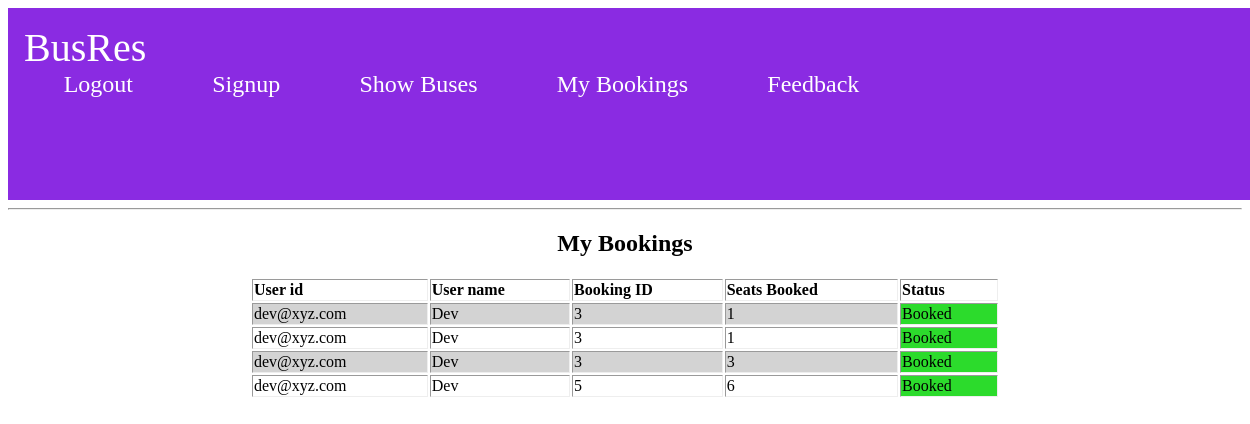
Page /userBookings/ on the committed database.
### busres/models.py (models this page shows)
class UserBookings(models.Model):
    STATUS_CHOICES = (('Booked', 'booked'),
                      ('Cancled', 'cancled'))
    userid = models.CharField(max_length=30)
    user_name = models.CharField(max_length=30)
    booking_id = models.ForeignKey( Booking, on_delete=models.CASCADE )
    req_seats = models.IntegerField(default =1)
    status = models.CharField(max_length=10, choices=STATUS_CHOICES )

### busres/views.py (the view)
# urls.py: path('userBookings/', userBookings, name="userBookings"),
def userBookings(request):
    curruser = CurrentUser.objects.all()
    if curruser.exists():
        userid = curruser[0].userid
        user_name = curruser[0].user_name
        print('---------',userid,'---------')
        data = UserBookings.objects.filter(userid=userid)
        booking_data=''
        return render(request,"userBookings.html", {'data': data, 'booking_data': booking_data})

### templates/userBookings.html
{% extends "base.html" %}
{% block start %}
<h2>My Bookings </h2>
            {% if data %}
                    <table border="1">
        <thead>
            <tr>
                <td> User id </td>
                <td> User name </td>
                <td> Booking ID </td>
                <td> Seats Booked </td>
                <td> Status </td>
            </tr>
        </thead>
        <tbody>
            {% for dta in data %}
            <tr>
                <td> {{dta.userid}} </td>
                <td> {{dta.user_name}} </td>
                <td> {{dta.booking_id_id}} </td>
                <td> {{dta.req_seats}} </td>
                <td {% if dta.status == 'Booked' %} style="background-color: #2cdb2c;" {% else %} style="background-color: red;" {% endif %} > {{ dta.status }} </td>
            </tr>
            {% endfor %}
        </tbody>
                    </table>
            {% else %}
            <h2> Else parrt </h2>
            {% endif %}
            {% endblock %}

### templates/base.html (shortened to what this page needs)
<!DOCTYPE html>
<html lang="en">
<head>
    {% load static %}
<link rel="stylesheet" type="text/css" href="{% static 'home.css' %}">
<link rel="stylesheet" type="text/css" href="{% static 'base.css' %}">
</head>
<body>
    <div class="header">
        BusRes
        <nav class="navbar">
            <a href="{% url 'logout' %}">Logout</a>
            <a href="/registration/"> Signup </a>
            <a href="/showBuses/"> Show Buses </a>
            <a href="/userBookings/"> My Bookings </a>
            <a href="/feedback/"> Feedback </a>
        </nav>
    </div>
    <hr>
    <center>
    {% block start %}
    {% endblock %}
    </center>
</body>
</html>

### static/home.css (style rules this page uses)
table { border: none; width: 60dvw; }
thead { font-weight: bold; }
tbody > tr:nth-child(odd) { background-color: lightgray; }

### static/base.css (style rules this page uses)
.header { background: blueviolet; font-size: 2.5rem; color: white; width: 100dvw; height: 20dvh; padding: 2vmin; }
.navbar { align-self: baseline; width: 70dvw; display: flex; align-items: center; padding: auto; }
a { margin: auto auto; font-size: 1.5rem; color: white; text-decoration: none; }

### rows in the picture
UserBookings: userid "dev@xyz.com", user_name "Dev", booking_id_id "3", req_seats "1", status "Booked"
UserBookings: userid "dev@xyz.com", user_name "Dev", booking_id_id "3", req_seats "1", status "Booked"
UserBookings: userid "dev@xyz.com", user_name "Dev", booking_id_id "3", req_seats "3", status "Booked"
UserBookings: userid "dev@xyz.com", user_name "Dev", booking_id_id "5", req_seats "6", status "Booked"
